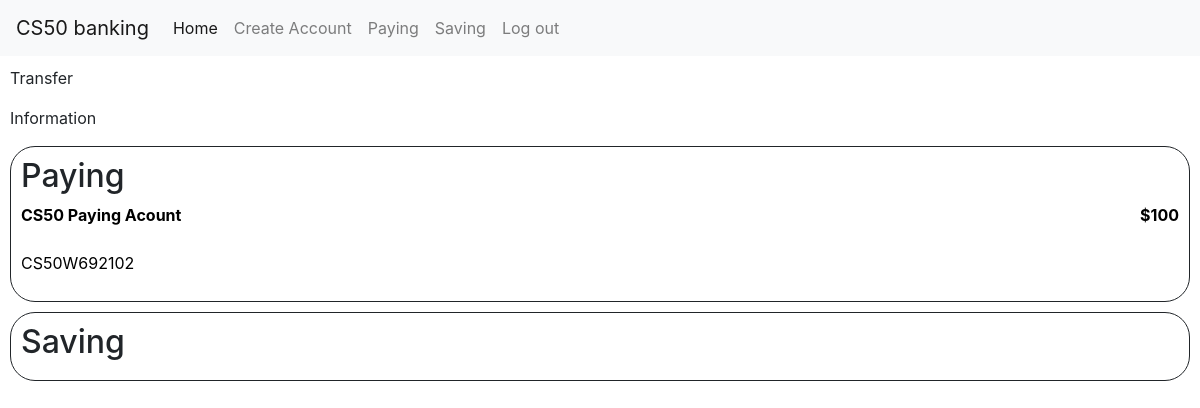
The page / (signed in) on the database as committed earlier.
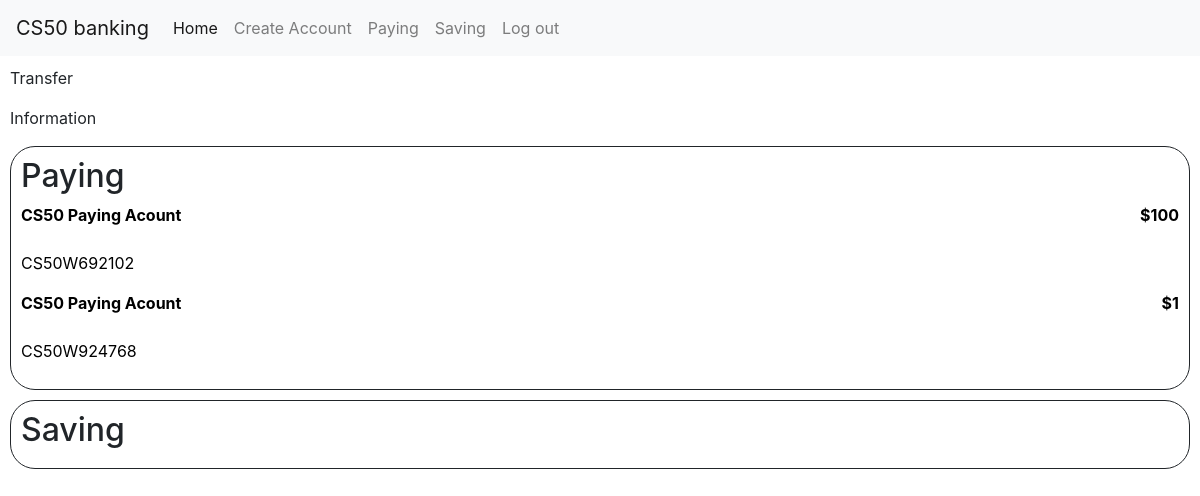
The same page on the database as committed later.
### bank/models.py (models this page shows, shortened)
class Bankaccount(models.Model):
    holder = models.ManyToManyField('User', blank=False, related_name="account")
    name = models.CharField(max_length=50)
    number = models.CharField(max_length=18, unique=True)
    amount = models.IntegerField()
    type = models.CharField(max_length=4)
    interest = models.IntegerField()

### bank/views.py (the view)
# urls.py: path("", views.index, name="index"),
def index(request):
    if request.user.is_authenticated:
        user = User.objects.get(pk=request.user.id)
        return render(request, "bank/index.html", {
            "user": user,
            "paying_accounts": user.account.filter(type = "Pay"),
            "saving_accounts": user.account.filter(type = "Save")
        })
    else:
        return login_view(request)

### bank/models.py (called while the page is built)
    def __str__(self):
        return f"{self.first_name} {self.last_name}"

### bank/templates/bank/index.html (shortened to what this page needs)
{% extends "bank/layout.html" %}
{% load static %}
{% block body %}
    <div id"index_container">
        <div id="index_actions">
            <p>Transfer</p>
            <p>Information</p>
        </div>
        <div id="index_paying">
            <h2>Paying</h2>
            {% for account in paying_accounts %}
                <a id="account_href" href="{% url 'account' id=account.id %}">
                    <div id="paying_account{{ account.id }}">
                        <div id="paying_account_flex">
                            <b>{{ account.name }}</b>
                            <b>${{ account.amount }}</b>
                        </div>
                        <p>
                            {{ user }}<br>
                            {{ account.number }}
                        </p>
                    </div>
                </a>
            {% endfor %}
        </div>
        <div id="index_saving">
            <h2>Saving</h2>
        </div>
    </div>
{% endblock %}

Rows that differ between the two databases and show on the page:
added Bankaccount: name "CS50 Paying Acount", amount "1", number "CS50W924768"
